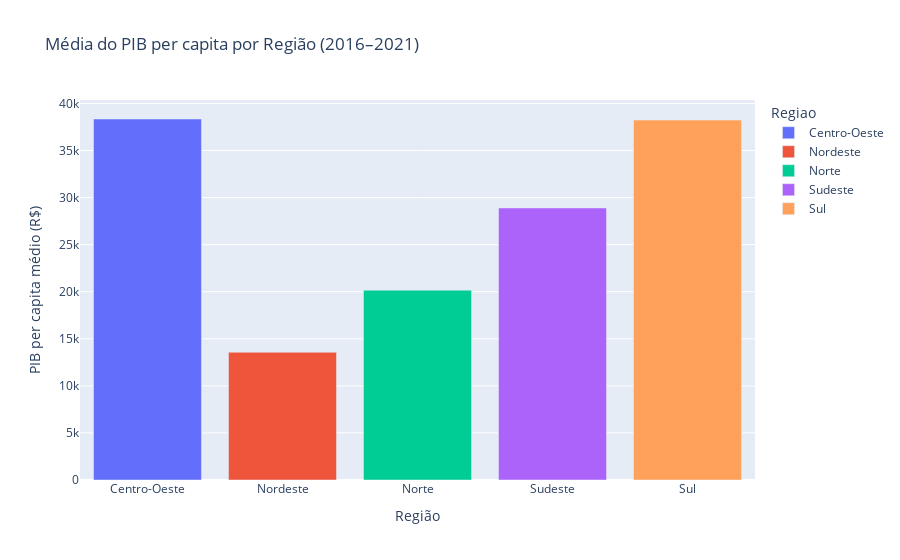

Notebook code cell kept with this figure:
### Markdown cell above
A seguir, plotamos um gráfico com a média geral das regiões entre os anos de 2016 a 2021.

### Code cell
# Agrupar por região e calcular a média do PIB per capita entre 2016 e 2021
media_regioes = df_regiao.groupby('Regiao')['PIB_per_capita'].mean().reset_index()

# Plotar gráfico de barras
fig_media_regiao = px.bar(
    media_regioes,
    x='Regiao',
    y='PIB_per_capita',
    color='Regiao',
    title='Média do PIB per capita por Região (2016–2021)',
    labels={'PIB_per_capita': 'PIB per capita médio (R$)'},
   # text=media_regioes['PIB_per_capita'].round(2)
)

# Formatar layout
fig_media_regiao.update_layout(
    xaxis_title="Região",
    yaxis_title="PIB per capita médio (R$)",
    #showlegend=False
)

fig_media_regiao.show()

### Figure 1 — Plotly figure (JSON) as saved in the notebook; plotly's stock layout.template omitted (floating-point values rounded to 4 significant figures)
{"data": [{"hovertemplate": "Regiao=%{x}<br>PIB per capita médio (R$)=%{y}<extra></extra>", "legendgroup": "Centro-Oeste", "marker": {"color": "#636efa", "pattern": {"shape": ""}}, "name": "Centro-Oeste", "orientation": "v", "showlegend": true, "textposition": "auto", "type": "bar", "x": ["Centro-Oeste"], "xaxis": "x", "y": [38350.0], "yaxis": "y"}, {"hovertemplate": "Regiao=%{x}<br>PIB per capita médio (R$)=%{y}<extra></extra>", "legendgroup": "Nordeste", "marker": {"color": "#EF553B", "pattern": {"shape": ""}}, "name": "Nordeste", "orientation": "v", "showlegend": true, "textposition": "auto", "type": "bar", "x": ["Nordeste"], "xaxis": "x", "y": [13570.0], "yaxis": "y"}, {"hovertemplate": "Regiao=%{x}<br>PIB per capita médio (R$)=%{y}<extra></extra>", "legendgroup": "Norte", "marker": {"color": "#00cc96", "pattern": {"shape": ""}}, "name": "Norte", "orientation": "v", "showlegend": true, "textposition": "auto", "type": "bar", "x": ["Norte"], "xaxis": "x", "y": [20160.0], "yaxis": "y"}, {"hovertemplate": "Regiao=%{x}<br>PIB per capita médio (R$)=%{y}<extra></extra>", "legendgroup": "Sudeste", "marker": {"color": "#ab63fa", "pattern": {"shape": ""}}, "name": "Sudeste", "orientation": "v", "showlegend": true, "textposition": "auto", "type": "bar", "x": ["Sudeste"], "xaxis": "x", "y": [28900.0], "yaxis": "y"}, {"hovertemplate": "Regiao=%{x}<br>PIB per capita médio (R$)=%{y}<extra></extra>", "legendgroup": "Sul", "marker": {"color": "#FFA15A", "pattern": {"shape": ""}}, "name": "Sul", "orientation": "v", "showlegend": true, "textposition": "auto", "type": "bar", "x": ["Sul"], "xaxis": "x", "y": [38230.0], "yaxis": "y"}], "layout": {"barmode": "relative", "legend": {"title": {"text": "Regiao"}, "tracegroupgap": 0}, "title": {"text": "Média do PIB per capita por Região (2016–2021)"}, "xaxis": {"anchor": "y", "categoryarray": ["Centro-Oeste", "Nordeste", "Norte", "Sudeste", "Sul"], "categoryorder": "array", "domain": [0, 1], "title": {"text": "Região"}}, "yaxis": {"anchor": "x", "domain": [0, 1], "title": {"text": "PIB per capita médio (R$)"}}}}
